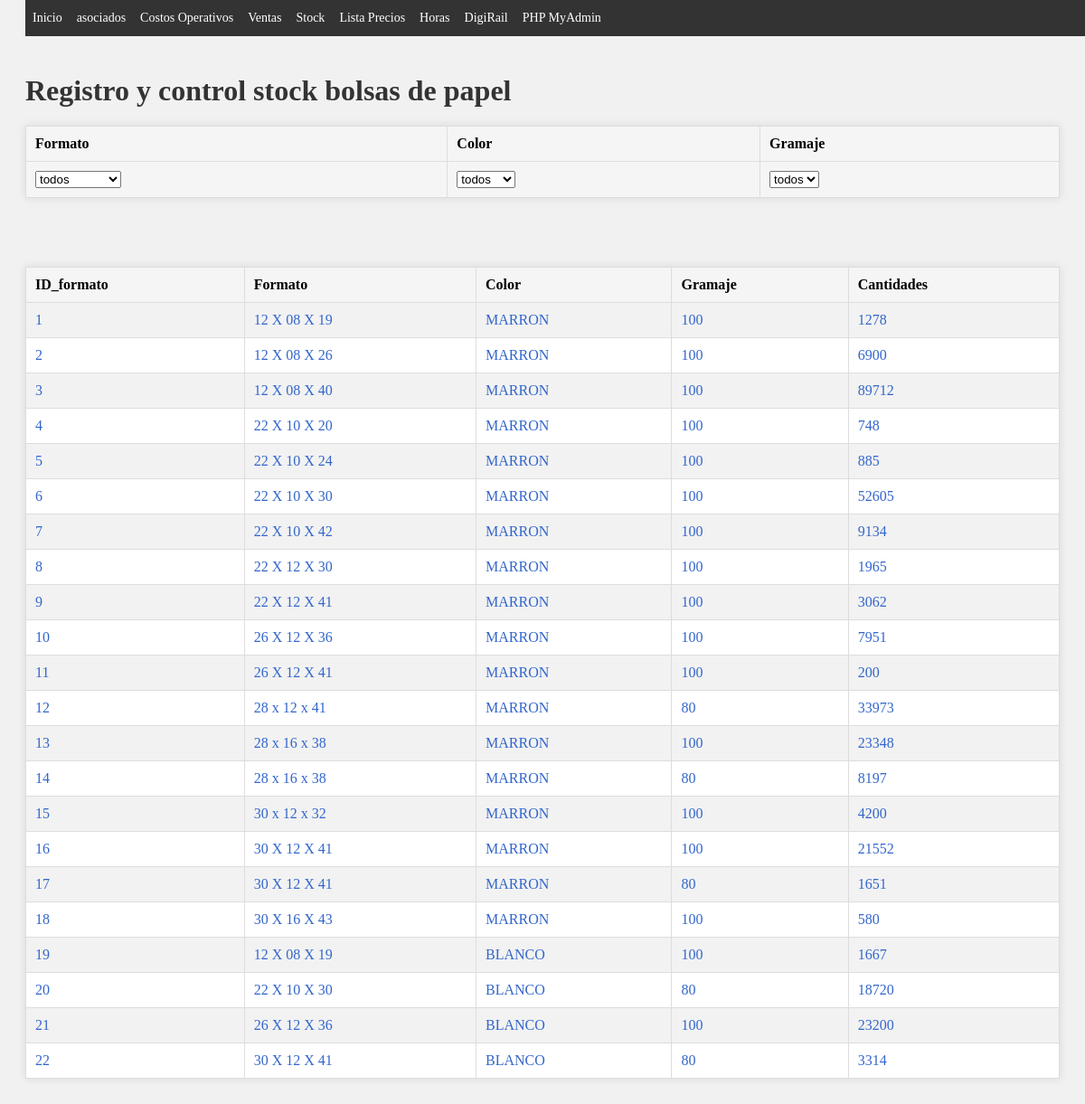
Before: /stock.php with the older database file.
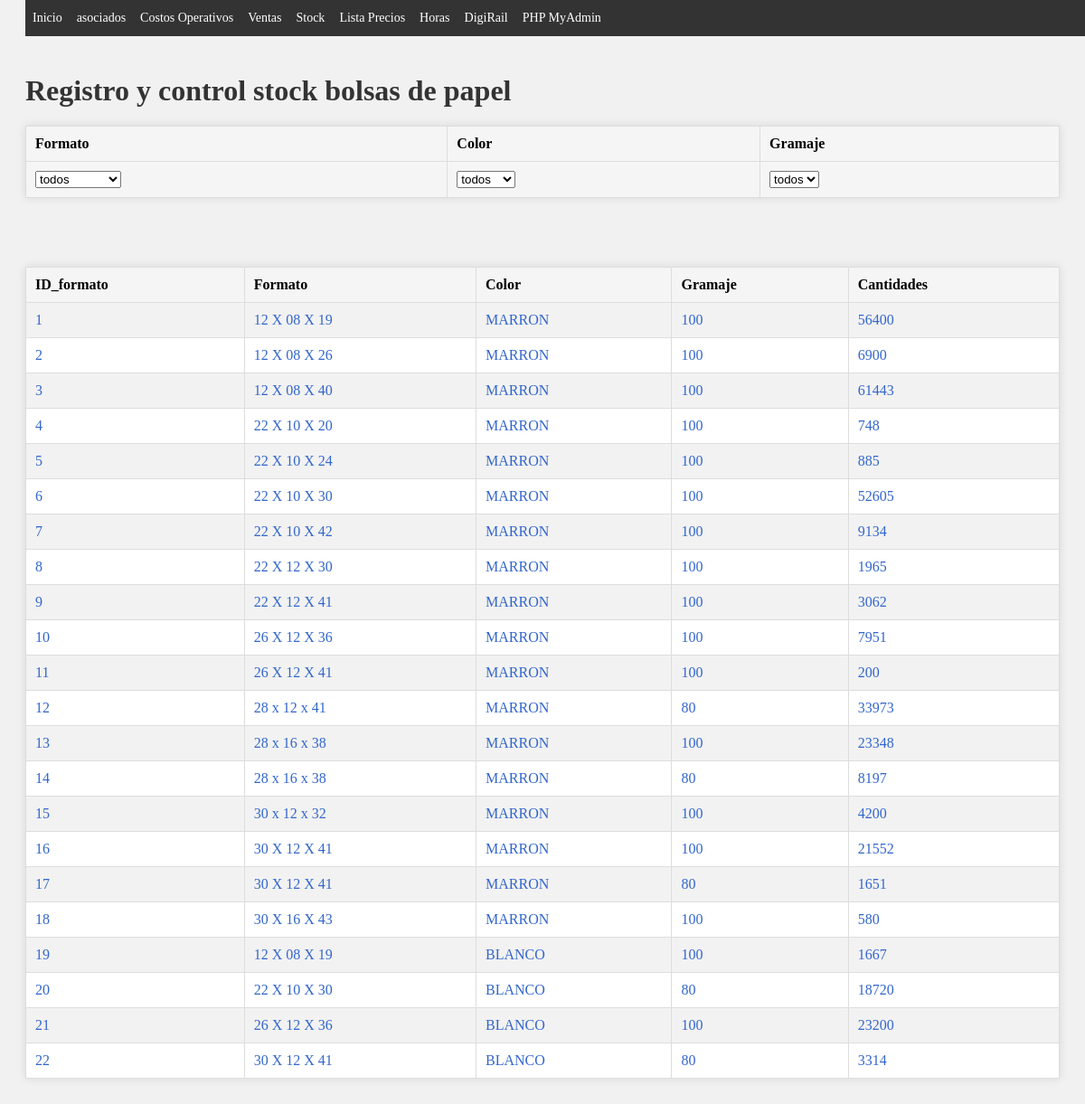
After: the same page with the newer database file.
### tables this page shows
CREATE TABLE `tabla_1` (
  `ID_formato` int(11) NOT NULL,
  `formato` varchar(14) NOT NULL,
  `color` varchar(11) NOT NULL,
  `gramaje` int(11) NOT NULL,
  `cantidades` int(11) NOT NULL,
  `manijas` bit(1) NOT NULL
);

### stock.php (the view, shortened to what this page needs)
<!DOCTYPE html>
<html>
<head>
    <link rel="stylesheet" href="CSS/style.css">
</head>
<body>
<?php
require "includes/header.php";
require_once 'Stock/conn.php';
$formatoFilter  = isset($_GET['Formato'])   ? $_GET['Formato']  : 'todos';
$colorFilter    = isset($_GET['color'])     ? $_GET['color']    : 'todos';
$gramajeFilter  = isset($_GET['gramaje'])   ? $_GET['gramaje']  : 'todos';
$query = "SELECT * FROM tabla_1 WHERE 1=1";
$result = mysqli_query($conn, $query);
?>
<h1>Registro y control stock bolsas de papel</h1>
<form action="stock.php" method="GET" id="filtroForm">
    <table>
        <tr>
            <th>Formato</th>
            <th>Color</th>
            <th>Gramaje</th>
        </tr>
        <tr>
            <th>
            <select name="Formato" onchange="submitForm()">
                <option value="todos" <?php if ($formatoFilter === 'todos') echo 'selected'; ?>>todos</option>
            </select>
            </th>
            <th>
                <select name="color" onchange="submitForm()">
                    <option value="todos" <?php if ($colorFilter === 'todos') echo 'selected'; ?>>todos</option>
                </select>
            </th>
            <th>
                <select name="gramaje" onchange="submitForm()">
                    <option value="todos"   <?php if ($gramajeFilter === 'todos')   echo 'selected'; ?>>todos   </option>
                </select>
            </th>
        </tr>
    </table>
    <br>
</form>
<br>
<table>
    <tr>
        <th>ID_formato     </th>
        <th>Formato     </th>
        <th>Color       </th>
        <th>Gramaje     </th>
        <th>Cantidades  </th>
    </tr>
    <?php while ($row = mysqli_fetch_assoc($result)) { ?>
        <tr>
            <td><a href="Stock/busqueda.php?ID_formato=<?php echo $row['ID_formato']; ?>"><?php echo $row['ID_formato'];     ?></td>
            <td><a href="Stock/busqueda.php?ID_formato=<?php echo $row['ID_formato']; ?>"><?php echo $row['formato'];     ?></td>
            <td><a href="Stock/busqueda.php?ID_formato=<?php echo $row['ID_formato']; ?>"><?php echo $row['color'];       ?></td>
            <td><a href="Stock/busqueda.php?ID_formato=<?php echo $row['ID_formato']; ?>"><?php echo $row['gramaje'];     ?></td>
            <td><a href="Stock/busqueda.php?ID_formato=<?php echo $row['ID_formato']; ?>"><?php echo $row['cantidades'];  ?></td>
        </tr>
    <?php } ?>
</table>
</body>
</html>

### includes/header.php
<?php
echo '<!DOCTYPE html><html><head> <meta charset="UTF-8"> <link rel="stylesheet" type="text/css" href="CSS/index.css"> <link rel="stylesheet" type="text/css" href="CSS/header.css"> <meta name="viewport" content="width=device-width, initial-scale=1.0"> <link rel="shortcut icon" href="/favicon.ico" type="image/x-icon"> <link rel="icon" href="/imagenes/favicon.ico" type="image/x-icon"> </head><body>';
echo "<header> <br><br><br> <div class='topnav'> <ul>";
$paginaActual = basename($_SERVER['PHP_SELF']);
$claseActiva = "class='active'";
echo "<li><a href='/Bolsas/index.php' ".($paginaActual == 'Bolsas/index.php' ? $claseActiva : "").">Inicio</a></li>";
echo "<li><a href='/Bolsas/asociados.php' ".($paginaActual == 'Bolsas/asociados.php' ? $claseActiva : "").">asociados</a></li>";
echo "<li><a href='/Bolsas/costos_operativos.php' ".($paginaActual == 'Bolsas/costos_operativos.php' ? $claseActiva : "").">Costos Operativos</a></li>";
echo "<li><a href='/Bolsas/ventas.php' ".($paginaActual == 'Bolsas/ventas.php' ? $claseActiva : "").">Ventas</a></li>";
echo "<li><a href='/Bolsas/stock.php' ".($paginaActual == 'Bolsas/stock.php' ? $claseActiva : "").">Stock</a></li>";
echo "<li><a href='/Bolsas/lista_precios.php' ".($paginaActual == 'Bolsas/lista_precios.php' ? $claseActiva : "").">Lista Precios</a></li>";
echo "<li><a href='/horas/index.php' ".($paginaActual == '/horas/index.php' ? $claseActiva : "").">Horas</a></li>";
echo "<li><a href='/DigiRail/index.php' ".($paginaActual == '/DigiRail/index.php' ? $claseActiva : "").">DigiRail</a></li>";
echo "<li><a href='/Bolsas//phpMyAdmin/' target='_blank'>PHP MyAdmin</a></li>";
echo "</ul></div></header>";

### CSS/style.css (style rules this page uses)
body { font-family: Arial, sans-serif; background-color: #f4f4f4; color: #333; }
table { border-collapse: collapse; width: 80%; margin: 20px auto; background-color: #ffffff; box-shadow: 0 0 10px rgba(0,0,0,0.1); }
th, td { border: 1px solid #ddd; padding: 8px; text-align: left; }
th { background-color: #e9e9e9; color: #000; }
tr:nth-child(even) { background-color: #f2f2f2; }
body { font-family: Arial, sans-serif; background-color: #f1f1f1; padding: 20px; }
h1 { color: #333; }
table { width: 100%; border-collapse: collapse; margin-top: 20px; }
table th, table td { padding: 10px; text-align: left; border: 1px solid #ddd; }
table th { background-color: #f5f5f5; }
table td a { color: #3366cc; text-decoration: none; }
.topnav ul { list-style-type: none; margin: 0; padding: 0; overflow: hidden; background-color: #333; position: fixed; top: 0; width: 100%; }
.topnav li { float: left; font-size: 16px; }
.topnav li a { display: block; color: white; text-align: center; padding: 12px 8px; text-decoration: none; }
@media screen and (max-width: 1275px) { .topnav li { font-size: 15px; } }
@media screen and (max-width: 1200px) { .topnav li { font-size: 14px; } }

### CSS/index.css (style rules this page uses)
body { font-family: verdana; resize: none; }
.topnav ul { list-style-type: none; margin: 0; padding: 0; overflow: hidden; background-color: #333; position: fixed; top: 0; width: 100%; }
.topnav li { float: left; }
.topnav li a { display: block; color: white; text-align: center; padding: 14px 16px; text-decoration: none; }
h1, #cabecera p { margin: 0; padding: 0; }

### CSS/header.css (style rules this page uses)
.topnav ul { list-style-type: none; margin: 0; padding: 0; overflow: hidden; background-color: #333; position: fixed; top: 0; width: 100%; }
.topnav li { float: left; font-size: 16px; }
.topnav li a { display: block; color: white; text-align: center; padding: 12px 8px; text-decoration: none; }
@media screen and (max-width: 1275px) { .topnav li { font-size: 15px; } }

Changed rows visible on the page:
changed tabla_1 id 1: cantidades "1278" → "56400"
changed tabla_1 id 3: cantidades "89712" → "61443"
